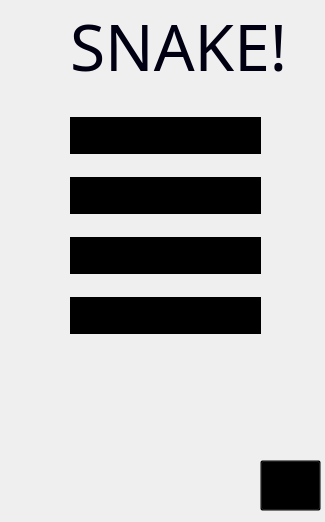
<?xml version="1.0" encoding="UTF-8"?>
<ui version="4.0">
 <class>GameMenu</class>
 <widget class="QMainWindow" name="GameMenu">
  <property name="geometry">
   <rect>
    <x>0</x>
    <y>0</y>
    <width>325</width>
    <height>522</height>
   </rect>
  </property>
  <property name="windowTitle">
   <string>GameMenu</string>
  </property>
  <property name="styleSheet">
   <string notr="true">background-image: url(:/Images/Resources/Images/back.png);
opacity:255;</string>
  </property>
  <widget class="QWidget" name="centralwidget">
   <widget class="QPushButton" name="soundBtn">
    <property name="geometry">
     <rect>
      <x>260</x>
      <y>460</y>
      <width>61</width>
      <height>51</height>
     </rect>
    </property>
    <property name="styleSheet">
     <string notr="true">background-color:transparent;
background-image: url(:/Images/Resources/Images/mute.png);
background-repeat:none;</string>
    </property>
    <property name="text">
     <string/>
    </property>
   </widget>
   <widget class="QWidget" name="layoutWidget">
    <property name="geometry">
     <rect>
      <x>70</x>
      <y>100</y>
      <width>191</width>
      <height>251</height>
     </rect>
    </property>
    <layout class="QVBoxLayout" name="verticalLayout_3">
     <item>
      <widget class="QPushButton" name="startBtn">
       <property name="font">
        <font>
         <family>Berlin Sans FB Demi</family>
         <pointsize>20</pointsize>
         <weight>75</weight>
         <bold>true</bold>
        </font>
       </property>
       <property name="styleSheet">
        <string notr="true">QPushButton{
   background-color:tranparent;
	border:none;
}

QPushButton:hover{
	color:white;
}</string>
       </property>
       <property name="text">
        <string>Start Game</string>
       </property>
       <property name="iconSize">
        <size>
         <width>20</width>
         <height>20</height>
        </size>
       </property>
      </widget>
     </item>
     <item>
      <widget class="QPushButton" name="howBtn">
       <property name="font">
        <font>
         <family>Berlin Sans FB Demi</family>
         <pointsize>20</pointsize>
         <weight>75</weight>
         <bold>true</bold>
        </font>
       </property>
       <property name="styleSheet">
        <string notr="true">QPushButton{
   background-color:tranparent;
	border:none;
}

QPushButton:hover{
	color:yellow;
}</string>
       </property>
       <property name="text">
        <string>How To Play</string>
       </property>
      </widget>
     </item>
     <item>
      <widget class="QPushButton" name="aboutBtn">
       <property name="font">
        <font>
         <family>Berlin Sans FB Demi</family>
         <pointsize>20</pointsize>
         <weight>75</weight>
         <bold>true</bold>
        </font>
       </property>
       <property name="styleSheet">
        <string notr="true">QPushButton{
   background-color:tranparent;
	border:none;
}

QPushButton:hover{
	color:#2C84C8;
}</string>
       </property>
       <property name="text">
        <string>About</string>
       </property>
      </widget>
     </item>
     <item>
      <widget class="QPushButton" name="exitBtn">
       <property name="font">
        <font>
         <family>Berlin Sans FB Demi</family>
         <pointsize>20</pointsize>
         <weight>75</weight>
         <bold>true</bold>
        </font>
       </property>
       <property name="styleSheet">
        <string notr="true">QPushButton{
   background-color:tranparent;
	border:none;
}

QPushButton:hover{
	color:red;
}</string>
       </property>
       <property name="text">
        <string>Exit</string>
       </property>
      </widget>
     </item>
    </layout>
   </widget>
   <widget class="QLabel" name="label">
    <property name="geometry">
     <rect>
      <x>70</x>
      <y>10</y>
      <width>231</width>
      <height>71</height>
     </rect>
    </property>
    <property name="font">
     <font>
      <family>BadaBoomProBB-Italic</family>
      <pointsize>48</pointsize>
     </font>
    </property>
    <property name="styleSheet">
     <string notr="true">background-color:transparent;
color:#000012;
font-family:&quot;BadaBoomProBB-Italic&quot;;</string>
    </property>
    <property name="text">
     <string>SNAKE!</string>
    </property>
   </widget>
   <widget class="QLabel" name="label_2">
    <property name="geometry">
     <rect>
      <x>90</x>
      <y>360</y>
      <width>141</width>
      <height>141</height>
     </rect>
    </property>
    <property name="styleSheet">
     <string notr="true">background-color:transparent;
background-image: url(:/Images/Resources/Images/test1.png);
background-repeat:none;</string>
    </property>
    <property name="text">
     <string/>
    </property>
   </widget>
  </widget>
 </widget>
 <resources/>
 <connections/>
</ui>
